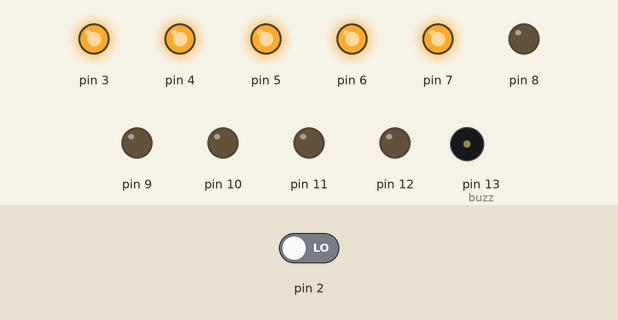
Bench run of a sketch on a simulated Arduino Uno, built with avr-gcc and run on an emulated ATmega328P. Parts: output pins drawn as LEDs (lit = HIGH), buzzer (waves = sounding). The test bench sets the inputs (shaded band); at power-on: pin 2 LOW.

Above: at 0.06 s.
At 2.73 s:
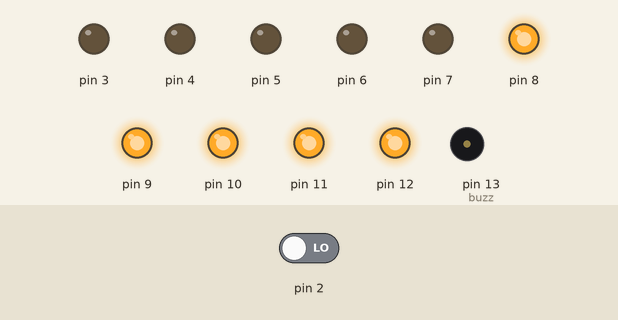
Timing chart, 0 to 3.0 s (numbered marks = the images above):
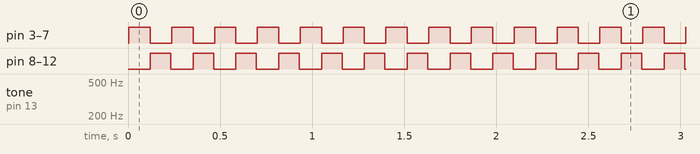

The sketch:

sirena.ino
```cpp
boolean lastbutton=LOW;
boolean currentbutton=LOW;
int input=0;
int buzz=13; // Buzzer Pin
int j=3;
int k=12;
void setup() {
for(int i=3;i<=12;i++)
pinMode(i,OUTPUT);
pinMode(2,INPUT);
}
boolean debounce(boolean last){                 //Function to solve the problem of button debouncing
  boolean current=digitalRead(2);
  if(last!=current)
  {
    delay(5);
    current=digitalRead(2);
    }
  return current;
  }
void loop() {
  for(int i=3;i<=12;i++)
  digitalWrite(i,LOW);
  currentbutton=debounce(lastbutton);
  if(lastbutton==LOW && currentbutton==HIGH)
  {
  input++;
  }
  lastbutton=currentbutton;
  one();
}

/*void settone(int input)
{

if(input==1)
one();
else if(input==2)
oneA();
else if(input==3)
two();
else if(input==4)
twoA();
else if(input==5)
three();
else if(input==6)
threeA();
else if(input==7)
four();
}
*/

void one() {         //This function produces the 1st siren sound with ON/OFF led transition.
  // Whoop up
  for(int hz = 440; hz < 1000; hz+=25){
    tone(buzz, hz, 50);
    delay(5);
    for(int i=3;i<=7;i++)
    digitalWrite(i,HIGH);
  }
  // Whoop down
  for(int hz = 1000; hz > 440; hz-=25){
    tone(buzz, hz, 50);
    delay(5);
    for(int i=3;i<=7;i++)
    {
      digitalWrite(i,LOW);
      digitalWrite(i+5,HIGH);
      }
  }
  }


/*void oneA() {                //This function produces differnt transition on 1st siren.

  // Whoop up
  for(int hz = 440; hz < 1000; hz+=25){
    tone(buzz, hz, 50);
    delay(5);
  }
  if(j>=3){
    digitalWrite(j,HIGH);
    j=j+1;
    digitalWrite(k,HIGH);
    k=k-1;
    if(j==8)
    j=3;
    if(k==7)
    k=12;
    }
  // Whoop down
  for(int hz = 1000; hz > 440; hz-=25){
    tone(buzz, hz, 50);
    delay(5);
  }
  }
void two() {                   //This function produces the 2nd siren sound with progressive led transition.
  // Whoop up
  for(int hz = 440; hz < 1000; hz+=25){
    tone(buzz, hz, 50);
    delay(5);
  }
     loopF(3,12,20);
     loopR(12,3,20);
  // Whoop down
  for(int hz = 1000; hz > 440; hz-=25){
    tone(buzz, hz, 50);
    delay(5);
  }
  }
void twoA() {                  //This function produces differnt transition on 2nd siren.
  // Whoop up
  for(int hz = 440; hz < 1000; hz+=25){
    tone(buzz, hz, 50);
    delay(5);
  }
     loopF(3,k,20);
     loopR(12,j,20);
     k--;
     if(k==3)
     k=12;
     j++;
     if(j==12)
     j=3;
  // Whoop down
  for(int hz = 1000; hz > 440; hz-=25){
    tone(buzz, hz, 50);
    delay(5);
  }
  }
  void three() {              //This function produces the 3rd siren(AMBULANCE) sound with led transition.
  tone(buzz,440,200);
    delay(300);
  for(int i=3;i<=6;i++)
  digitalWrite(i,HIGH);
  noTone(buzz);
  tone(buzz,494,500);
  delay(300);
  for(int i=3;i<=6;i++){
  digitalWrite(i,LOW);
  digitalWrite(i+6,HIGH);
  }
  noTone(buzz);
  tone(buzz,523,300);
   delay(200);
  digitalWrite(7,HIGH);
  delay(50);
  digitalWrite(8,HIGH);
  delay(50);
  noTone(buzz);
}
  void threeA() {              //This function produces differnt transition on 3rd siren.
  tone(buzz,440,200);
    delay(100);
    loopF(5,10,20);
    loopR(10,5,20);
  noTone(buzz);
  for(int i=3;i<=4;i++){
  digitalWrite(i,HIGH);
  digitalWrite(i+8,HIGH);}
  tone(buzz,494,500);
  delay(300);
  noTone(buzz);
  for(int i=3;i<=4;i++){
  digitalWrite(i,LOW);
  digitalWrite(i+8,LOW);
  }
  tone(buzz,523,300);
   delay(300);
  noTone(buzz);
}
void four() {                             //This function produces the 4th siren(POLICE) sound with led transition.
for(int i=3;i<=11;i+=2)
digitalWrite(i,HIGH);
  for(int hz = 440; hz < 1000; hz++){
    tone(buzz, hz, 50);
    delay(5);
  }
for(int i=3;i<=11;i+=2)
digitalWrite(i,LOW);
 for(int i=4;i<=12;i+=2)
digitalWrite(i,HIGH);
  for(int hz = 1000; hz > 440; hz--){
    tone(buzz, hz, 50);
    delay(5);
    }
  }
  // SOME EXTRA FUNCTIONS OTHER THAN THE SIREN TONES
    void loopF(int spin,int epin,int dela){    //loopF can blink the led in forward direction so spin must be lower than epin.
    for(int i=spin;i<=epin;i++){
    digitalWrite(i,HIGH);
    delay(dela);
    low();
    if(spin==epin){
    spin=3;
    epin=12;}
    }}
  void loopR(int epin,int spin,int dela){      //loopR can blink the led in reverse/backward direction so epin must be lower than spin.
    for(int i=epin;i>=spin;i--){
    digitalWrite(i,HIGH);
    delay(dela);
    low();
    if(spin==epin){
    spin=3;
    epin=12;}
    }}
  void low(){                                  //Used by loopF and loopR
   for(int i=3;i<=12;i++)
  digitalWrite(i,LOW);
    }


    */
```

Measured:
- by itself, pin 3–7: alternates HIGH for 0.12 s and LOW for 0.12 s
- by itself, pin 8–12: alternates HIGH for 0.11 s and LOW for 0.12 s
